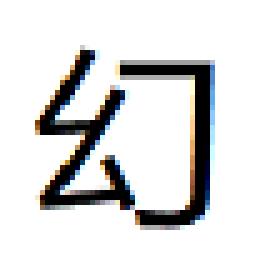
%> input picture code/courses-ujs/其他文件/信息隐藏/1/magic.bmp, 54 x 54 px (shown 5 times larger)
$ octave main.m   (GNU Octave 9; MATLAB toolbox functions it lacks are replaced by stand-ins)
%> lines starting %> are read from the running program, lines starting %| are printed output that depends on the picture
%function y=functionname()
%filePath='F:\\U盘文件\\信息隐藏\\test.bmp';
%filePath='F:\\U盘文件\\信息隐藏\\medish.bmp';
filePath='./magic.bmp';
con=imread(filePath);
%> con is the input picture: size 54x54x3 uint8; mean R, G, B 220.4, 220.5, 220.4
%disp('con1');
%con
imshow(con);
s=size(con);
%> s = [54 54 3]
tmp=zeros(s);
if(s(1)~=s(2))
    helpdlg('sorry','I can''t handle that...');
end
transMatrix=magic(s(1));

%connect
%置换
for i=1:s(1)
    for j=1:s(1)
        t=mod(transMatrix(i,j),s(1));
        if t==0
            t=s(1);
        end
        tmp(i,j,:)=con(ceil(transMatrix(i,j)/s(1)),t,:);
    end
end
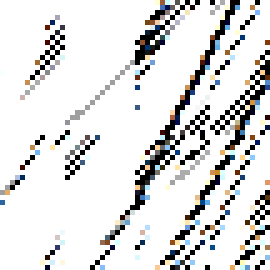
%> tmp: size 54x54x3 double (shown 5 times larger); mean R, G, B 220.4, 220.5, 220.4; mean of the top-left, top-right, bottom-left and bottom-right quarters 245.1, 196.5, 239.1, 201.1
imshow(tmp);
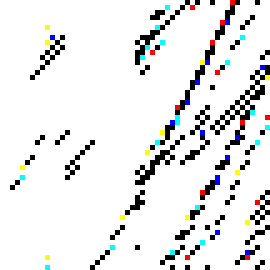
%> displayed picture: size 54x54x3, on the screen's scale of 0 to 255 (shown 5 times larger); mean R, G, B 230.7, 231.2, 231.4
%幻方置换
%> (the run ends here)
